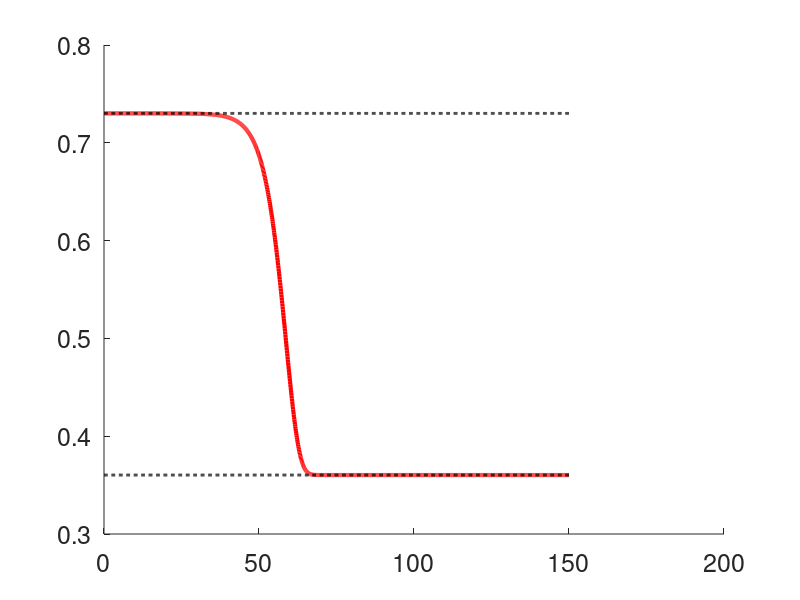

Here is the MATLAB script that generated this plot: (Note: this script raises an error after producing the figure.)

 function SentimentsFunctions
clc
close all 
clear all
         
global  beta0 beta1 etaA etaQ etaH sigma gammaI gammaA gammaQ gammaH  
global  q deltaQ deltaH deltaI deltaA nuQ0 nuQ1
global  nuH0 nuH1 omegaQ1  omegaQ0 omegaH1 omegaH0 ap bp an bn
    

%%%%%%%%%%%%%%%%%%%%%%%%%%%%%%%%%%%%%%%%%%%%%%%%%%%%%%%%%%%%%%%%%%%%%%%%%%%%%%%%%%%%%%%%%%%%%%%%%%%%%%%%%%%%%%%%%%
%% Fixed parameters
tf = 150;  
 

q = 0.6; 
sigma = 0.7;
gammaA = 0.13978;
gammaI = 1/10;
gammaQ = 1/10;
gammaH = 1/8;

%%%  Fitted parameters for before lockdown
etaQ = 0.1708; etaA = 0.5840; etaH = 0.5610; 
deltaA = 0.0100; deltaI = 0.0364; deltaQ = 0.0100; deltaH = 0.0100; 
beta0 = 0.7301; nuQ0 = 0.4637; nuH0 = 0.1820; omegaQ0 = 0.0854; omegaH0 = 0.0624; 
% Rc = 2.7462
                                            
%%%% Fitted parameters After lockdown
beta1 = 0.3603;  nuQ1 = 0.4367;  nuH1 = 0.1810;  omegaQ1 = 0.4580;  omegaH1 = 0.6873;                      
% Rc = 1.4953



%% initialize parameter space  

N0 = 67886011;   
E0 = 0/N0;   A0 = 0/N0;    I0 = 1/N0;     Q0 = 0/N0;
H0 = 0/N0;   R0 = 0/N0;

N0 = 67988148;
S0  = N0/N0 - (E0 + A0 + I0 + Q0 + H0 + R0);

%%%% United Kingdom 	
%%%% United Kingdom sentiment data
ap = 0.0012266; bp = 0.34568; an = -0.0002375; bn = 0.22246;

x0 = [S0; E0; A0; I0; Q0; H0; R0; 0];    

[t,y]=ode45(@Coronavirus,0:0.1:tf,x0);
S = max(0,y(:,1)); E = max(0,y(:,2)); 
A = max(0,y(:,3)); 
I = max(0,y(:,4));  Q = max(0,y(:,5)); H = max(0,y(:,6)); R = max(0,y(:,7));%  
CI = max(0,y(:,8).*N0)';  

%% ;
%%%%%%%%%%%%%%%%%%%%%%%%%%%%%%%%%%%%%%%%%%%%%%%%%%%%%%%%%%%%%%%%%%%%%%%%%%%%%%%%%%%%%%%%%%%%%%%%%%%%%%%%%%%%%%%%%%%%%%%
NI = I + A + Q + H;
N = S0 + E0 + I0 + A0 + Q0 + H0 + R0;
max(N)

t=0:0.1:53;
yp = ap.*t + bp;
yn = an.*t + bn;
mm=((1/100000).*(yp-yn));  %

m_before =mean(mm) 


t=54:0.1:tf;
yp = ap.*t + bp;
yn = an.*t + bn;
mm=((1/100000).*(yp-yn));  

m_after=mean(mm) 

t=0:0.1:tf;
yp = ap.*t + bp;
yn = an.*t + bn;
mm=((1/100000).*(yp-yn));  %

m=mean(mm) 


C_u1=ones(1,length(NI));

beta = beta1 + (beta0-beta1).*exp(-m.*CI);
nuQM = nuQ1 + (nuQ0 - nuQ1).*exp(-m.*CI); 
nuHM = nuH1 + (nuH0 - nuH1 ).*exp(-m.*CI);
omegaQM = omegaQ1 + (omegaQ0 - omegaQ1).*exp(-m.*CI);
omegaHM = omegaH1 + (omegaH0 -  omegaH1).*exp(-m.*CI);


%%%%%%%%%%%%%%%%%%%%%%%%%%%%%%%%%%%%%%%%%%%%%%%%%%%%%%%%%%%%%%%%%%%%%%%%%%%%%%%%%%%%%%%%%%%%%%%%%%%%%%%%%%%%%%%%%%
set(0,'DefaultAxesFontSize',18)  
FS = 18;  

figure(100)
% box on;
hold on;
plot(t,beta,'-','LineWidth', 3,'Color',[1 0 0]); % red
plot(t,min(beta)*C_u1-0.00002,'--','LineWidth',2, 'Color',[.0 .0 .0]);
plot(t,0.00002+max(beta)*C_u1,'--','LineWidth',2, 'Color',[.0 .0 .0]);
set(gcf, 'Units', 'Inches', 'Position', [0, 0, 5, 4]);
set(gca, 'FontSize', FS)
ax = gca;
ax.TickLabelInterpreter = 'latex';
xlabel('Time (days)', 'Interpreter', 'latex')
ylabel('$\beta_M$', 'Interpreter', 'latex')
axis([0 tf (min(beta)-0.00005) (max(beta)+0.00005)])
 

figure(101) %
hold on;
plot(t,nuQM,'-','LineWidth', 3,'Color',[0.8 0 0.5]); % red 
plot(t,min(nuQM)*C_u1-0.00002,'--','LineWidth',2, 'Color',[.0 .0 .0]);
plot(t,0.00002+max(nuQM)*C_u1,'--','LineWidth',2, 'Color',[.0 .0 .0]);
set(gcf, 'Units', 'Inches', 'Position', [0, 0, 5, 4]);
set(gca, 'FontSize', FS)
ax = gca;
ax.TickLabelInterpreter = 'latex';
xlabel('Time (days)', 'Interpreter', 'latex')
ylabel('$\nu_{QM}$', 'Interpreter', 'latex')
% ylabel('\nu_Q_M ' ,'FontSize',20)
axis([0 tf (min(nuQM)-0.00005) (max(nuQM)+0.00005)])


figure(102) %
hold on;
plot(t,nuHM,'-','LineWidth', 3,'Color',[1 0.5 0]); % yellow
plot(t,min(nuHM)*C_u1-0.00002,'--','LineWidth',2, 'Color',[.0 .0 .0]);
plot(t,0.00002+max(nuHM)*C_u1,'--','LineWidth',2, 'Color',[.0 .0 .0]);
set(gcf, 'Units', 'Inches', 'Position', [0, 0, 5, 4]);
set(gca, 'FontSize', FS)
ax = gca;
ax.TickLabelInterpreter = 'latex';
xlabel('Time (days)', 'Interpreter', 'latex')
ylabel('$\nu_{HM}$', 'Interpreter', 'latex')
axis([0 tf (min(nuHM)-0.00005) (max(nuHM)+0.00005)])


figure(103) %
hold on;
plot(t,omegaQM,'-','LineWidth', 3,'Color',[0 0.5 0]); % green  
plot(t,min(omegaQM)*C_u1-0.00002,'--','LineWidth',2, 'Color',[.0 .0 .0]);
plot(t,0.00002+max(omegaQM)*C_u1,'--','LineWidth',2, 'Color',[.0 .0 .0]);
set(gcf, 'Units', 'Inches', 'Position', [0, 0, 5, 4]);
set(gca, 'FontSize', FS)
ax = gca;
ax.TickLabelInterpreter = 'latex';
xlabel('Time (days)', 'Interpreter', 'latex')
ylabel('$\omega_{QM}$', 'Interpreter', 'latex')
axis([0 tf (min(omegaQM)-0.00005) (max(omegaQM)+0.00005)])


figure(104) %
hold on;
plot(t,omegaHM,'-','LineWidth', 3,'Color',[0 0.5 1]); % blue 
plot(t,min(omegaHM)*C_u1-0.00002,'--','LineWidth',2, 'Color',[.0 .0 .0]);
plot(t,0.00002+max(omegaHM)*C_u1,'--','LineWidth',2, 'Color',[.0 .0 .0]);
set(gcf, 'Units', 'Inches', 'Position', [0, 0, 5, 4]);
set(gca, 'FontSize', FS)
ax = gca;
ax.TickLabelInterpreter = 'latex';
xlabel('Time (days)', 'Interpreter', 'latex')
ylabel('$\omega_{HM}$', 'Interpreter', 'latex')
axis([0 tf (min(omegaHM)-0.00005) (max(omegaHM)+0.00005)])


figure(105) %
hold on;
plot(t,mm,'-','LineWidth', 2,'Color',[0 0.5 0]); % green 
plot(t,min(mm)*C_u1-0.00002,'--','LineWidth',2, 'Color',[.0 .0 .0]);
plot(t,0.00002+max(mm)*C_u1,'--','LineWidth',2, 'Color',[.0 .0 .0]);
set(gcf, 'Units', 'Inches', 'Position', [0, 0, 5, 4]);
set(gca, 'FontSize', FS)
ax = gca;
ax.TickLabelInterpreter = 'latex';
xlabel('Time (days)', 'Interpreter', 'latex')
ylabel('$m$', 'Interpreter', 'latex')
axis([0 tf (min(mm)-0.00005) (max(mm)+0.00005)])


    
function dydt = Coronavirus(t,y)
   
global  beta0 beta1 etaA etaQ etaH sigma gammaI gammaA gammaQ gammaH    
global  q deltaQ deltaH deltaI deltaA nuQ0 nuQ1
global  nuH0 nuH1 omegaQ1 omegaQ0 omegaH1 omegaH0 ap bp an bn


S = max(0,y(1)); E = max(0,y(2)); A = max(0,y(3)); I = max(0,y(4));
Q = max(0,y(5)); H = max(0,y(6)); R = max(0,y(7));   CI = max(0,y(8)); 
    
N = S+E+A+I+Q+H+R;   
NI = I + A + Q + H;

yp = ap*t + bp;
yn = an*t + bn;

m=(0.00001* (yp-yn));  %  (1/100000).* 


beta = beta1 +(beta0-beta1).*exp(-m.*CI);
nuQM = nuQ1 + (nuQ0 - nuQ1).*exp(-m.*CI); 
nuHM = nuH1 +(nuH0 - nuH1 ).*exp(-m.*CI);
omegaQM = omegaQ1 +(omegaQ0 - omegaQ1).*exp(-m.*CI);
omegaHM = omegaH1 + (omegaH0 -  omegaH1).*exp(-m.*CI);


lambda1=(beta*I)/N;
lambda2=(beta*etaA*A)/N;
lambdaQ=(beta*etaQ*Q)/N;
lambdaH=(beta*etaH*H)/N; 

lambda = lambda1+lambda2+lambdaQ+lambdaH;
 
dS = - lambda*S;
dE = lambda*S - sigma*E;
dA = q*sigma*E - gammaA*A - deltaA*A;  
dI = (1-q)*sigma*E+ nuQM*Q + nuHM*H - omegaQM*I - omegaHM*I - gammaI*I - deltaI*I;
dQ = omegaQM*I - nuQM*Q - gammaQ*Q - deltaQ*Q;   
dH = omegaHM*I - nuHM*H - gammaH*H - deltaH*H;   

dR = gammaI*I + gammaA*A + gammaQ*Q + gammaH*H +deltaI*I+deltaA*A+deltaQ*Q+deltaH*H;

dCI = (1-q)*sigma*E; 
  
dydt = [dS; dE; dA; dI; dQ; dH; dR; dCI] ;
